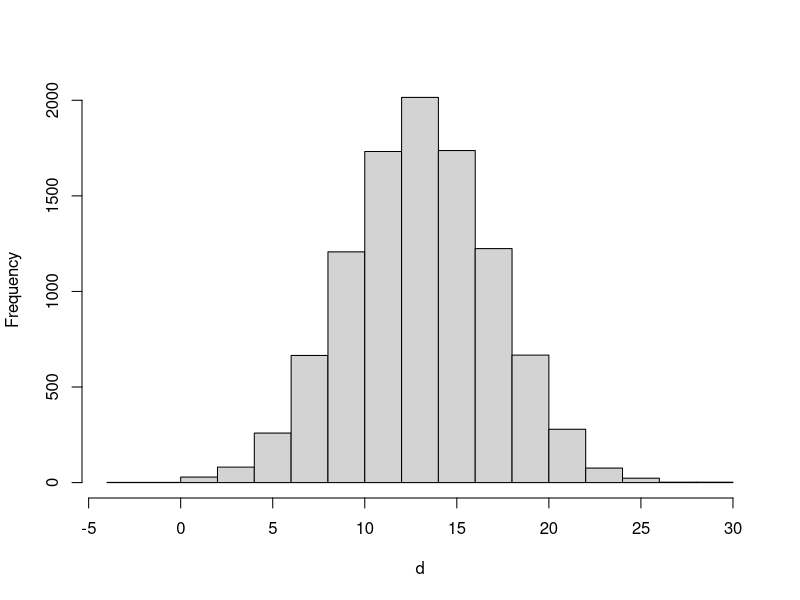
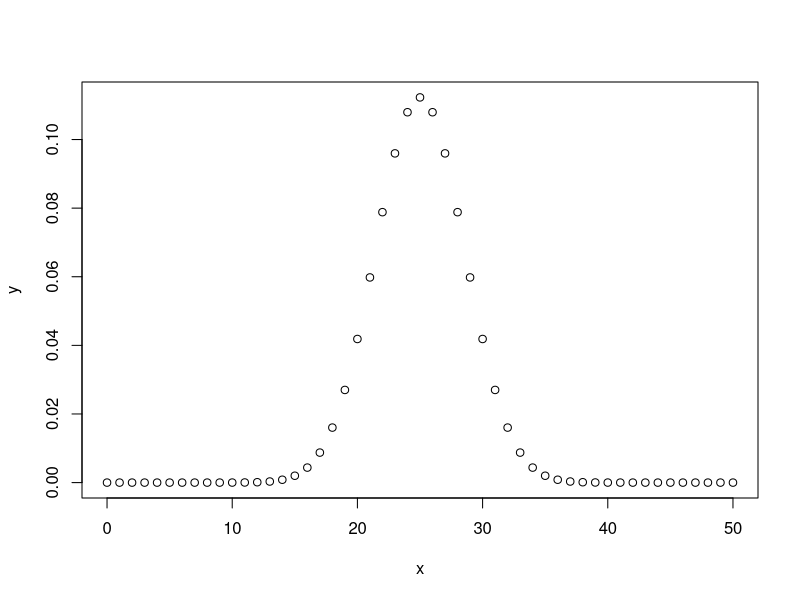

Recreate these plots in R, in order.
## ---- chunk 1
x<-5
if (x > 3){
        y <- 10
} else {
        y <- 0
}
x
y
## ---- chunk 2
for (i in 1:3){
	print(i)
}
## ---- chunk 3
x<-c("a","b","c","d")
for (i in 1:4){
	print(x[i])
}
## ---- chunk 4
x<-c("a","b","c","d")
for (i in seq(1,length(x))){
	print(x[i])
}
## ---- chunk 5
for (i in seq_along(x)){
	print(x[i])
}
for (letra in x){
	print(letra)
}
## ---- chunk 6
x<-matrix(1:6,2,3) #¿Qué genera esta línea? 
for (i in 1:nrow(x)){
	for (j in 1:ncol(x)){
		print(x[i,j])
	}
}
## ---- chunk 7
count<-0
while(count < 4){
        print(count)
        count<-count + 1 
}
## ---- chunk 8
z<-5
while(z > 3 & z < 9){
        print(z)
        coin<-rbinom(1,1,0.5)
        if (coin == 1){
                z<-z+1
        } else {
                z<-z-1
        }
}
## ---- chunk 9
for (i in 1:6){
        if (i<=2){
                next
        }
        print(i)
}
## ---- chunk 10
str(apply)
## ---- chunk 11
options(digits=4)
x<-matrix(rnorm(200),20,10)
apply(x,2,mean) # media sobre columnas
apply(x,1,sum) # suma sobre filas
## ---- chunk 12
options(digits=4)
x<-matrix(rnorm(200),40,5)
apply(x,2,quantile,probs=c(0.25,0.5,0.75))
## ---- chunk 13
str(lapply)
## ---- chunk 14
x<-list(a=1:5,b=rnorm(10),c=rnorm(50,1),d=rnorm(100,5))
lapply(x,mean)
## ---- chunk 15
x<-list(a=matrix(1:4,2,2),b=matrix(1:6,3,2))
x
## ---- chunk 16
lapply(x, function(x) x[,1])
## ---- chunk 17
dnorm(0)
dnorm(0, mean=23, sd=10)
vals <- c(0,1,2)
dnorm(vals, mean=23, sd=10)
## ---- chunk 18
pnorm(0)
pnorm(1)
vals <- c(-2,-1,0,1,2)
pnorm(vals)
## ---- chunk 19
qnorm(0.025)
qnorm(0.5)
qnorm(0.975)
## ---- chunk 20
rnorm(10,0,1)
d <- rnorm(10000, 13,4)
mean(d)
sd(d)
## ---- chunk 21
d <- rnorm(10000, 13,4)
hist(d, main="")
## ---- chunk 22
x <- seq(0,50,by=1)
y <- dbinom(x,size=50,prob=0.5)
plot(x, y)
## ---- chunk 23
pbinom(25,size=50,prob=0.5)
pbinom(25,size=50,prob=0.25)
pbinom(25,size=50,prob=0.10)
pbinom(25,size=50,prob=0.05)
## ---- chunk 24
qbinom(0.5,51,1/2)
qbinom(0.25,51,1/2)
## ---- chunk 25
rbinom(5,size=100,prob=0.2)
rbinom(5,size=100,prob=0.7)
## ---- chunk 26
x<-rnorm(1000,0,1)
quantile(x,prob=c(0.25,0.5,0.75))
summary(x)
